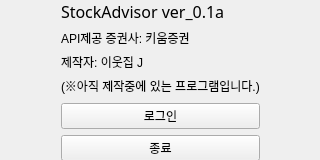
<?xml version="1.0" encoding="UTF-8"?>
<ui version="4.0">
 <class>loginFrame</class>
 <widget class="QWidget" name="loginFrame">
  <property name="geometry">
   <rect>
    <x>0</x>
    <y>0</y>
    <width>320</width>
    <height>160</height>
   </rect>
  </property>
  <property name="windowTitle">
   <string>StockAdvisor</string>
  </property>
  <widget class="QWidget" name="horizontalLayoutWidget">
   <property name="geometry">
    <rect>
     <x>0</x>
     <y>0</y>
     <width>321</width>
     <height>161</height>
    </rect>
   </property>
   <layout class="QHBoxLayout" name="horizontalLayout">
    <item>
     <spacer name="horizontalSpacer_2">
      <property name="orientation">
       <enum>Qt::Horizontal</enum>
      </property>
      <property name="sizeHint" stdset="0">
       <size>
        <width>40</width>
        <height>20</height>
       </size>
      </property>
     </spacer>
    </item>
    <item>
     <layout class="QVBoxLayout" name="verticalLayout">
      <item>
       <widget class="QLabel" name="Title">
        <property name="font">
         <font>
          <family>휴먼둥근헤드라인</family>
          <pointsize>12</pointsize>
         </font>
        </property>
        <property name="text">
         <string>StockAdvisor ver_0.1a</string>
        </property>
       </widget>
      </item>
      <item>
       <widget class="QLabel" name="lab1">
        <property name="text">
         <string>API제공 증권사: 키움증권</string>
        </property>
       </widget>
      </item>
      <item>
       <widget class="QLabel" name="lab2">
        <property name="text">
         <string>제작자: 이웃집 J</string>
        </property>
       </widget>
      </item>
      <item>
       <widget class="QLabel" name="lab3">
        <property name="text">
         <string>(※아직 제작중에 있는 프로그램입니다.)</string>
        </property>
       </widget>
      </item>
      <item>
       <spacer name="verticalSpacer">
        <property name="orientation">
         <enum>Qt::Vertical</enum>
        </property>
        <property name="sizeHint" stdset="0">
         <size>
          <width>20</width>
          <height>40</height>
         </size>
        </property>
       </spacer>
      </item>
      <item>
       <widget class="QPushButton" name="loginBtn">
        <property name="text">
         <string>로그인</string>
        </property>
       </widget>
      </item>
      <item>
       <widget class="QPushButton" name="exitBtn">
        <property name="text">
         <string>종료</string>
        </property>
       </widget>
      </item>
     </layout>
    </item>
    <item>
     <spacer name="horizontalSpacer">
      <property name="orientation">
       <enum>Qt::Horizontal</enum>
      </property>
      <property name="sizeHint" stdset="0">
       <size>
        <width>40</width>
        <height>20</height>
       </size>
      </property>
     </spacer>
    </item>
   </layout>
  </widget>
 </widget>
 <resources/>
 <connections/>
</ui>
